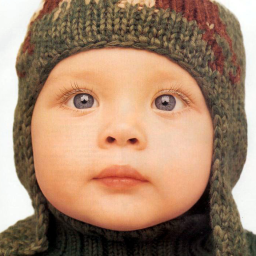
#> input picture reconstructed-images/Set5/scale 2/hr_baby.png, 256 x 256 px
$ python metrics.py
#> lines starting #> are read from the running program, lines starting #| are printed output that depends on the picture; long printed decimals are rounded
import os
import cv2
import math
import numpy as np
from skimage.metrics import structural_similarity as ssim
from matplotlib import pyplot as plt


def psnr(target, ref):
    target_data = target.astype(float)
    ref_data = ref.astype(float)
    diff = ref_data - target_data
    diff = diff.flatten('C')
    rmse = math.sqrt(np.mean(diff ** 2.))
    return 20 * math.log10(255. / rmse)


def mse(target, ref):
    err = np.sum((target.astype('float') - ref.astype('float')) ** 2)
    err /= float(target.shape[0] * target.shape[1])
    return err

def compare_images(target, ref):
    scores = []
    scores.append(psnr(target, ref))
    scores.append(mse(target, ref))
    scores.append(ssim(target, ref, multichannel =True))
    return scores


target = cv2.imread('hr_baby.png')
#> target is the input picture: shape (256, 256, 3); mean B, G, R 109.6, 134.4, 167
ref = cv2.imread('re2.png')
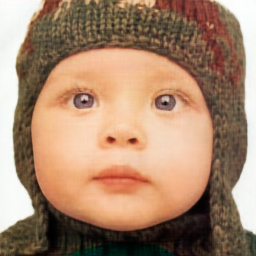
#> input picture reconstructed-images/Set5/scale 2/re2.png, 256 x 256 px
#> ref is the input picture: shape (256, 256, 3); mean B, G, R 110, 134.7, 167.7
scores = compare_images(target, ref)
#> in psnr, `diff = ref_data - target_data`:
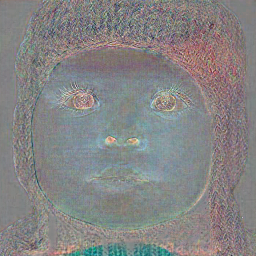
#> diff: shape (256, 256, 3) float64; mean B, G, R 0.4, 0.3, 0.7; drawn with min black and max white
#> in psnr, `rmse = math.sqrt(np.mean(diff ** 2.))`: rmse = 6.88
#> in mse, `err = np.sum((target.astype('float') - ref.astype('float')) ** 2)`: err = 9316373
#> in mse, `err /= float(target.shape[0] * target.shape[1])`: err = 142.2
#> scores = [31.37, 142.2, 0.917]
print("VAE : ", scores)
#| VAE :  [31.374, 142.157, 0.9166]
"""

target = cv2.imread('EDSR.png')
ref = cv2.imread('HR.png')
scores = compare_images(target, ref)
print("EDSR : ", scores)


target = cv2.imread('SRGAN.png')
ref = cv2.imread('HR.png')
scores = compare_images(target, ref)
print("SRGAN : ", scores)


target = cv2.imread('ERCA.png')
ref = cv2.imread('HR.png')
scores = compare_images(target, ref)
print("ERCA : ", scores)


target = cv2.imread('ESRGAN.png')
ref = cv2.imread('HR.png')
scores = compare_images(target, ref)
print("ESRGAN : ", scores)


target = cv2.imread('SRFEAT.png')
ref = cv2.imread('HR.png')
scores = compare_images(target, ref)
print("SRFEAT : ", scores)

"""
